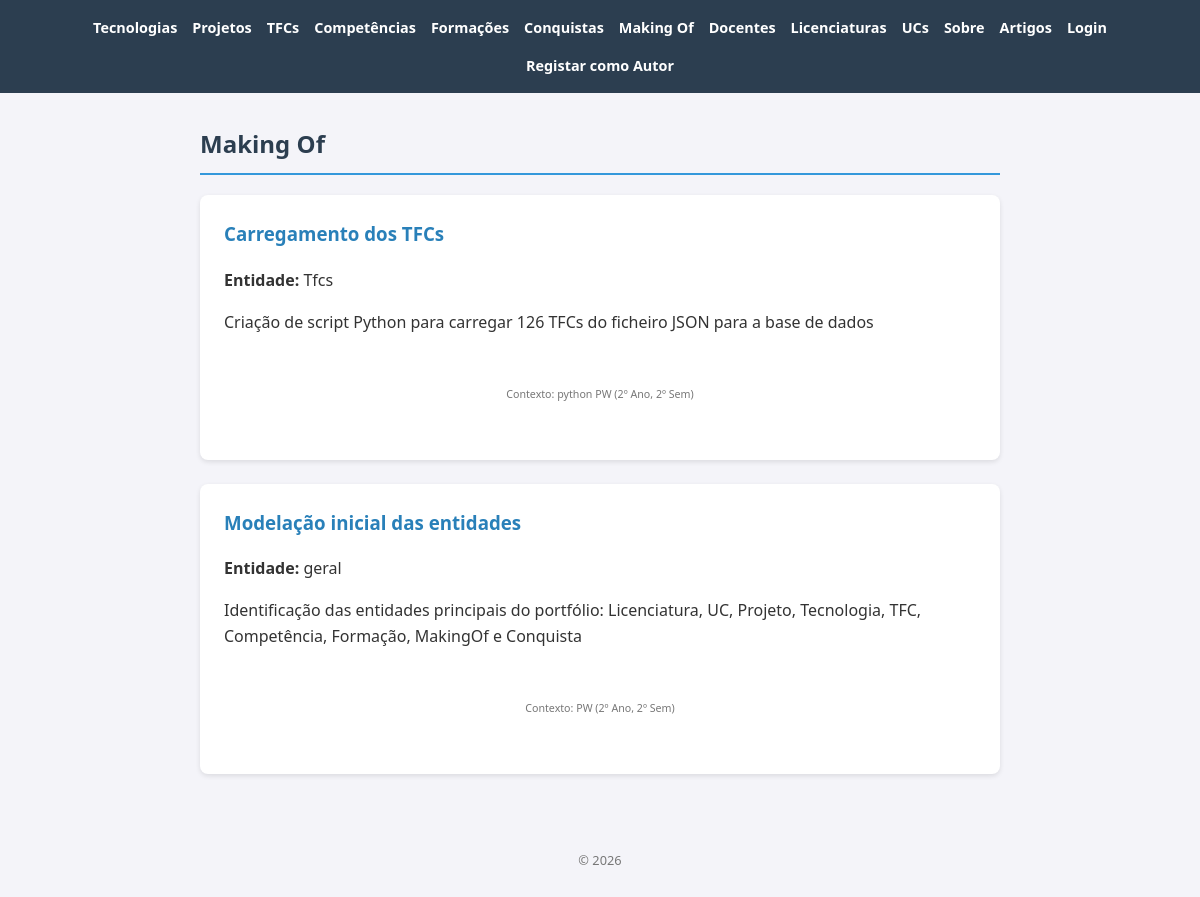
/portfolio/makingof/, run on the app's committed database.
### portfolio/models.py (models this page shows, shortened)
class MakingOf(models.Model):
    titulo = models.CharField(max_length=200)
    entidade_relacionada = models.CharField(max_length=50)
    descricao = models.TextField()
    decisoes = models.TextField(blank=True)
    erros = models.TextField(blank=True)
    uso_ia = models.TextField(blank=True)
    foto_caderno = models.ImageField(upload_to='makingof/', blank=True, null=True)
    der = models.ImageField(upload_to='makingof/der/', blank=True, null=True)
    projeto = models.ForeignKey(Projeto, on_delete=models.SET_NULL, null=True, blank=True,
                                 related_name='making_of')
    tecnologia = models.ForeignKey(Tecnologia, on_delete=models.SET_NULL, null=True, blank=True,
                                    related_name='making_of')
    unidade_curricular = models.ForeignKey(UnidadeCurricular, on_delete=models.SET_NULL,
                                            null=True, blank=True, related_name='making_of')

class Tecnologia(models.Model):
    CATEGORIA_CHOICES = [
        ('linguagem', 'Linguagem de Programação'),
        ('framework', 'Framework'),
        ('bd', 'Base de Dados'),
        ('devops', 'DevOps / Infraestrutura'),
        ('ferramenta', 'Ferramenta'),
        ('design', 'Design / Frontend'),
        ('outro', 'Outro'),
    ]
    nome = models.CharField(max_length=100)
    categoria = models.CharField(max_length=50, choices=CATEGORIA_CHOICES, default='outro')
    logo = models.ImageField(upload_to='tecnologias/', blank=True, null=True)
    url = models.URLField(blank=True)
    nivel = models.IntegerField(default=5)
    def __str__(self):
        return f"{self.nome}"

class UnidadeCurricular(models.Model):
    licenciatura = models.ForeignKey(Licenciatura, on_delete=models.CASCADE,
                                     related_name='unidades_curriculares')
    nome = models.CharField(max_length=200)
    sigla = models.CharField(max_length=20, blank=True)
    ano = models.IntegerField(default=4)
    semestre = models.IntegerField(default=2)
    docentes = models.ManyToManyField(Docente, blank=True, related_name='unidades_curriculares')
    obrigatoria = models.BooleanField(default=True)
    def __str__(self):
        return f"{self.sigla or self.nome} ({self.ano}º Ano, {self.semestre}º Sem)"

### portfolio/views.py (the view)
# urls.py: path('makingof/', views.makingof_view, name='makingof'),
def makingof_view(request):
    makingof = MakingOf.objects.select_related('projeto', 'tecnologia', 'unidade_curricular').all()
    return render(request, 'makingof.html', {'makingof': makingof})

### portfolio/templates/makingof.html
{% extends "base.html" %}
{% block content %}
<h2>Making Of</h2>
{% for m in makingof %}
    <article>
        <h3>{{ m.titulo }}</h3>
        <p><strong>Entidade:</strong> {{ m.entidade_relacionada }}</p>
        <p>{{ m.descricao }}</p>
        <footer>
            <small>Contexto:
                {{ m.projeto|default:"" }} {{ m.tecnologia|default:"" }} {{ m.unidade_curricular|default:"" }}
            </small>
        </footer>
    </article>
{% empty %}
    <p>Sem conteúdos de Making Of.</p>
{% endfor %}
{% endblock %}

### portfolio/static/portfolio/styles.css (style rules this page uses)
body { font-family: 'Segoe UI', Tahoma, Geneva, Verdana, sans-serif; line-height: 1.6; margin: 0; padding: 0; background-color: #f4f4f9; color: #333; }
h2 { color: #2c3e50; border-bottom: 2px solid #3498db; padding-bottom: 10px; }
article { background: white; margin-bottom: 1.5rem; padding: 1.5rem; border-radius: 8px; box-shadow: 0 2px 5px rgba(0,0,0,0.1); }
article h3 { margin-top: 0; color: #2980b9; }
footer { text-align: center; padding: 2rem; font-size: 0.8rem; color: #777; }

### data on the page
MakingOf: titulo "Carregamento dos TFCs", entidade_relacionada "Tfcs", descricao "Criação de script Python para carregar 126 TFCs do ficheiro JSON para a base de dados", tecnologia "python", unidade_curricular "PW (2º Ano, 2º Sem)"
MakingOf: titulo "Modelação inicial das entidades", entidade_relacionada "geral", descricao "Identificação das entidades principais do portfólio: Licenciatura, UC, Projeto, Tecnologia, TFC, Competência, Formação, MakingOf e Conquista", unidade_curricular "PW (2º Ano, 2º Sem)"
